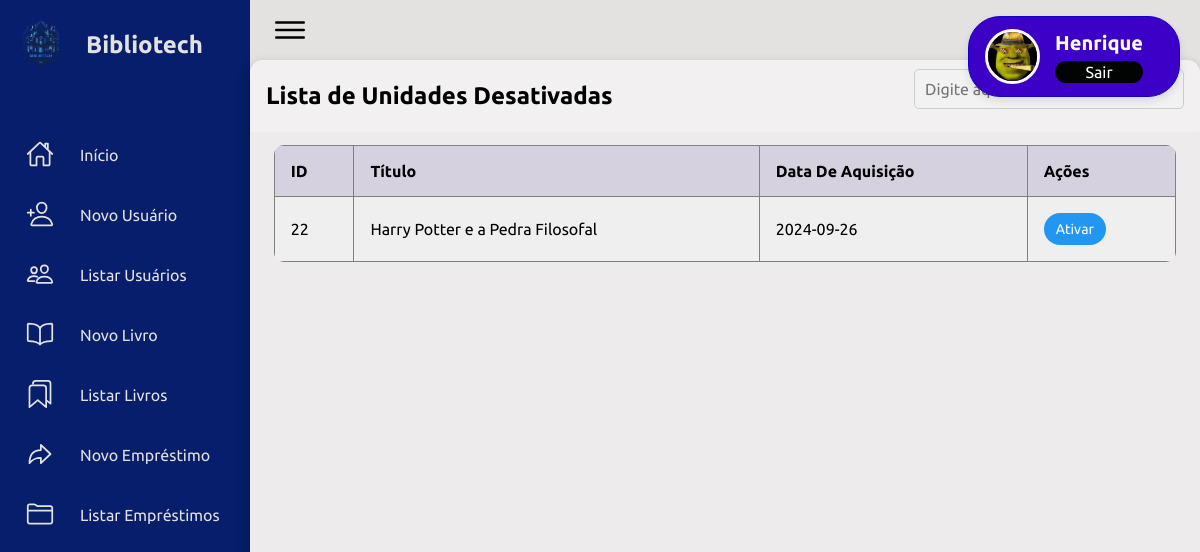
The app's page /adm2/index.php?page=listarcopiasdesativadas (signed in) with its own data.
### tables this page shows
CREATE TABLE `copia_livro` (
  `id` int(11) NOT NULL,
  `livro_id` int(11) NOT NULL,
  `status_id` int(10) UNSIGNED DEFAULT NULL,
  `data_aquisicao` date DEFAULT NULL,
  `edicao` varchar(50) DEFAULT NULL,
  `localizacao` varchar(50) DEFAULT NULL
);

CREATE TABLE `livro` (
  `idlivro` int(11) NOT NULL,
  `isbn` char(13) NOT NULL,
  `titulo` varchar(255) NOT NULL,
  `genero_id` int(11) DEFAULT NULL,
  `autor_id` int(11) DEFAULT NULL,
  `paginas` int(11) DEFAULT NULL,
  `editora_id` int(11) DEFAULT NULL,
  `ano_publicacao` varchar(4) DEFAULT NULL,
  `idioma` varchar(50) DEFAULT NULL,
  `quantidade` int(11) DEFAULT 0,
  `disponibilidade` enum('Disponível','Indisponível') DEFAULT 'Indisponível',
  `imagem` varchar(50) DEFAULT NULL
);

### adm2/listar/listarunidadesdesativadas.php (the view, shortened to what this page needs)
<main class="table">
    <section class="table__header">
        <h1>Lista de Unidades Desativadas</h1>
        <div class='filter'>
        </div>
    </section>
    <section class="table__body">
    <?php
    $estado = 3;
    $sql = "SELECT copia_livro.*, livro.titulo, status_livro.descricao AS status
            FROM copia_livro
            INNER JOIN livro ON copia_livro.livro_id = livro.idlivro
            INNER JOIN status_livro ON copia_livro.status_id = status_livro.id
            WHERE copia_livro.status_id = '$estado'
            ORDER BY copia_livro.id";
    $res = $conn->query($sql);
    if ($res->num_rows > 0) {
        echo "<table id='resultTable' border='1' cellspacing='0' cellpadding='10'>";
        echo "<tr>
                <th>ID</th>
                <th>Título</th>
                <th>Data de Aquisição</th>
                <th>Ações</th>
            </tr>";
        while ($row = $res->fetch_object()) {
            echo "<tr>
                    <td>{$row->id}</td>
                    <td>{$row->titulo}</td>
                    <td>{$row->data_aquisicao}</td>
                    <td>
                        <button onclick=\"if(confirm('Tem certeza que deseja ativar esta cópia?')){location.href='?page=salvarcopia&acao=ativar&id=".$row->id."';}\">Ativar</button>
                    </td>
                </tr>";
        }
        echo "</table>";
    } else {
        echo "<h5>Não há cópias desativadas.</h5>";
    }
    ?>
    </section>
</main>

### adm2/css/main.css (style rules this page uses)
* { font-family: "Ubuntu", sans-serif; margin: 0; padding: 0; box-sizing: border-box; }
:root { --nav: rgb(6, 30, 107); --form: rgb(216, 213, 213); --back: #e4e1e1; --text1: #f5f5f5; --text2: #000000; --text3: #999; }
body { min-height: 10vh; overflow-x: hidden; }
main.table { width: 100%; max-width: 1200px; margin: 0 auto; height: 90vh; background-color: #fff5; backdrop-filter: blur(7px); box-shadow: 0 .4rem .8rem #0005; border-radius: .8rem; overflow: hidden; }
.table__header { width: 100%; height: 10%; background-color: #fff4; padding: .8rem 1rem; display: flex; justify-content: space-between; align-items: center; }
.table__body { width: 95%; max-height: calc(89% - 1.6rem); background-color: #fffb; margin: .8rem auto; border-radius: .6rem; overflow: auto; overflow: overlay; }
table { width: 100%; }
table, th, td { border-collapse: collapse; padding: 1rem; text-align: left; }
th { position: sticky; top: 0; left: 0; background-color: #d5d1defe; text-transform: capitalize; }
tr:nth-child(even) { background-color: #0000000b; }
tr { --delay: .1s; transition: .5s ease-in-out var(--delay), background-color 0s; }
tr td { transition: .2s ease-in-out; }
button { padding: 8px 12px; gap: 20px; font-size: 14px; color: rgb(254, 254, 254); border: none; border-radius: 5rem; cursor: pointer; transition: background-color 0.3s; }
button:first-child { background-color: #2196F3; }

### adm2/index.php (style rules this page uses)
h1 { text-align: center; }

### records on screen
copia_livro: id "22", livro.titulo "Harry Potter e a Pedra Filosofal", data_aquisicao "2024-09-26"

### other values on screen
$_SESSION['nome'] "Henrique"
